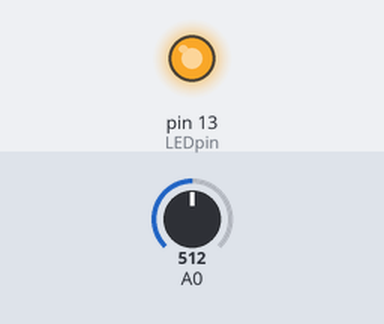
Simulated run of this sketch. Board: Arduino Uno, built with avr-gcc and run on an emulated ATmega328P. Parts: output pins drawn as LEDs (lit = HIGH). The inputs (shaded band) are chosen by the test bench; at power-on: A0 = 512.

Above: at 0.1 s.
Timing chart, 0 to 1.6 s (numbered marks = the images above):
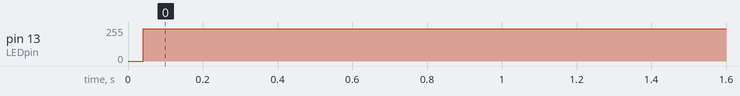

Measured:
- by itself, pin 13 (LEDpin): 0/255 → 243/255 at 0.04 s

The sketch:

ADC_duration.ino
```cpp
byte LEDpin = 13;
unsigned long ADCval;

void setup() {
  pinMode(LEDpin, OUTPUT);
}

void loop() {
  digitalWrite(LEDpin, HIGH);
  ADCval = analogRead(A0);
  digitalWrite(LEDpin, LOW);
}
```
